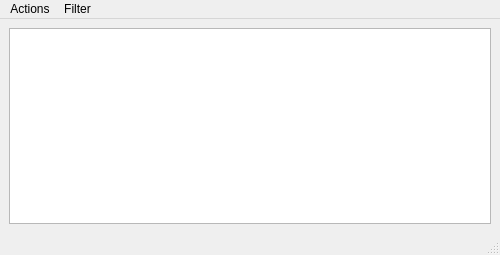
<?xml version="1.0" encoding="UTF-8"?>
<ui version="4.0">
 <class>InboxWidget</class>
 <widget class="QMainWindow" name="InboxWidget">
  <property name="geometry">
   <rect>
    <x>0</x>
    <y>0</y>
    <width>500</width>
    <height>255</height>
   </rect>
  </property>
  <property name="sizePolicy">
   <sizepolicy hsizetype="Fixed" vsizetype="Fixed">
    <horstretch>0</horstretch>
    <verstretch>0</verstretch>
   </sizepolicy>
  </property>
  <property name="windowTitle">
   <string>MainWindow</string>
  </property>
  <widget class="QWidget" name="centralwidget">
   <layout class="QVBoxLayout" name="verticalLayout">
    <item>
     <widget class="InboxTreeView" name="treeView">
      <property name="editTriggers">
       <set>QAbstractItemView::NoEditTriggers</set>
      </property>
      <property name="alternatingRowColors">
       <bool>true</bool>
      </property>
      <property name="rootIsDecorated">
       <bool>false</bool>
      </property>
      <property name="headerHidden">
       <bool>true</bool>
      </property>
     </widget>
    </item>
   </layout>
  </widget>
  <widget class="QMenuBar" name="menubar">
   <property name="geometry">
    <rect>
     <x>0</x>
     <y>0</y>
     <width>500</width>
     <height>23</height>
    </rect>
   </property>
   <widget class="QMenu" name="menuActions">
    <property name="title">
     <string>Actions</string>
    </property>
    <addaction name="actionRefresh"/>
    <addaction name="actionCall"/>
    <addaction name="actionSend_Text"/>
    <addaction name="actionPlay_voicemail"/>
   </widget>
   <widget class="QMenu" name="menuFilter">
    <property name="title">
     <string>Filter</string>
    </property>
    <addaction name="actionAll"/>
    <addaction name="actionPlaced"/>
    <addaction name="actionMissed"/>
    <addaction name="actionReceived"/>
    <addaction name="actionVoicemail"/>
    <addaction name="actionSMS"/>
   </widget>
   <addaction name="menuActions"/>
   <addaction name="menuFilter"/>
  </widget>
  <widget class="QStatusBar" name="statusbar"/>
  <action name="actionRefresh">
   <property name="text">
    <string>Refresh</string>
   </property>
   <property name="shortcut">
    <string>Ctrl+R</string>
   </property>
  </action>
  <action name="actionCall">
   <property name="text">
    <string>Call</string>
   </property>
  </action>
  <action name="actionSend_Text">
   <property name="text">
    <string>Send Text</string>
   </property>
  </action>
  <action name="actionPlay_voicemail">
   <property name="text">
    <string>Play voicemail</string>
   </property>
  </action>
  <action name="actionAll">
   <property name="checkable">
    <bool>true</bool>
   </property>
   <property name="text">
    <string>All</string>
   </property>
  </action>
  <action name="actionPlaced">
   <property name="checkable">
    <bool>true</bool>
   </property>
   <property name="text">
    <string>Placed</string>
   </property>
  </action>
  <action name="actionMissed">
   <property name="checkable">
    <bool>true</bool>
   </property>
   <property name="text">
    <string>Missed</string>
   </property>
  </action>
  <action name="actionReceived">
   <property name="checkable">
    <bool>true</bool>
   </property>
   <property name="text">
    <string>Received</string>
   </property>
  </action>
  <action name="actionVoicemail">
   <property name="checkable">
    <bool>true</bool>
   </property>
   <property name="text">
    <string>Voicemail</string>
   </property>
  </action>
  <action name="actionSMS">
   <property name="checkable">
    <bool>true</bool>
   </property>
   <property name="text">
    <string>SMS</string>
   </property>
  </action>
 </widget>
 <customwidgets>
  <customwidget>
   <class>InboxTreeView</class>
   <extends>QTreeView</extends>
   <header>InboxTreeView.h</header>
  </customwidget>
 </customwidgets>
 <resources/>
 <connections>
  <connection>
   <sender>actionRefresh</sender>
   <signal>triggered()</signal>
   <receiver>InboxWidget</receiver>
   <slot>refreshHistory()</slot>
   <hints>
    <hint type="sourcelabel">
     <x>-1</x>
     <y>-1</y>
    </hint>
    <hint type="destinationlabel">
     <x>249</x>
     <y>127</y>
    </hint>
   </hints>
  </connection>
  <connection>
   <sender>actionCall</sender>
   <signal>triggered()</signal>
   <receiver>InboxWidget</receiver>
   <slot>placeCall()</slot>
   <hints>
    <hint type="sourcelabel">
     <x>-1</x>
     <y>-1</y>
    </hint>
    <hint type="destinationlabel">
     <x>249</x>
     <y>127</y>
    </hint>
   </hints>
  </connection>
  <connection>
   <sender>actionSend_Text</sender>
   <signal>triggered()</signal>
   <receiver>InboxWidget</receiver>
   <slot>sendSMS()</slot>
   <hints>
    <hint type="sourcelabel">
     <x>-1</x>
     <y>-1</y>
    </hint>
    <hint type="destinationlabel">
     <x>249</x>
     <y>127</y>
    </hint>
   </hints>
  </connection>
  <connection>
   <sender>actionPlay_voicemail</sender>
   <signal>triggered()</signal>
   <receiver>InboxWidget</receiver>
   <slot>playVoicemail()</slot>
   <hints>
    <hint type="sourcelabel">
     <x>-1</x>
     <y>-1</y>
    </hint>
    <hint type="destinationlabel">
     <x>249</x>
     <y>127</y>
    </hint>
   </hints>
  </connection>
 </connections>
 <slots>
  <slot>refreshHistory()</slot>
  <slot>placeCall()</slot>
  <slot>sendSMS()</slot>
  <slot>playVoicemail()</slot>
 </slots>
</ui>
